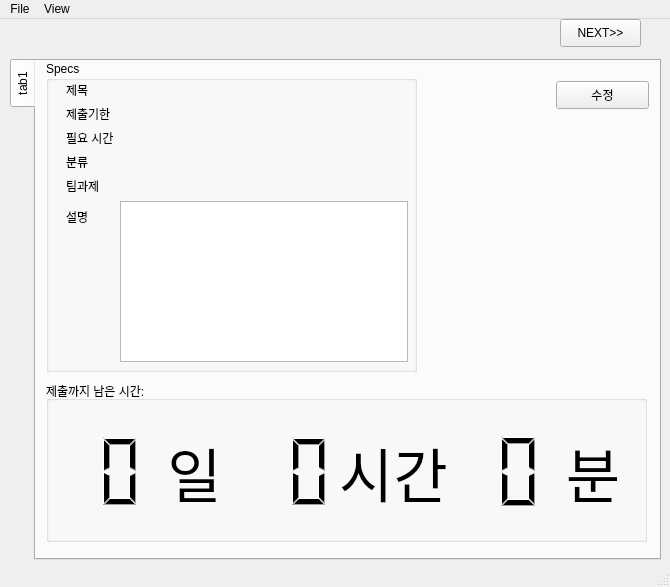
<?xml version="1.0" encoding="UTF-8"?>
<ui version="4.0">
 <class>MainWindow</class>
 <widget class="QMainWindow" name="MainWindow">
  <property name="geometry">
   <rect>
    <x>0</x>
    <y>0</y>
    <width>670</width>
    <height>587</height>
   </rect>
  </property>
  <property name="minimumSize">
   <size>
    <width>670</width>
    <height>400</height>
   </size>
  </property>
  <property name="maximumSize">
   <size>
    <width>670</width>
    <height>800</height>
   </size>
  </property>
  <property name="windowTitle">
   <string>과제독촉기</string>
  </property>
  <property name="documentMode">
   <bool>false</bool>
  </property>
  <property name="tabShape">
   <enum>QTabWidget::Triangular</enum>
  </property>
  <property name="dockNestingEnabled">
   <bool>false</bool>
  </property>
  <property name="dockOptions">
   <set>QMainWindow::AnimatedDocks</set>
  </property>
  <property name="unifiedTitleAndToolBarOnMac">
   <bool>false</bool>
  </property>
  <widget class="QWidget" name="centralwidget">
   <widget class="QStackedWidget" name="stackedWidget">
    <property name="geometry">
     <rect>
      <x>0</x>
      <y>30</y>
      <width>671</width>
      <height>511</height>
     </rect>
    </property>
    <property name="currentIndex">
     <number>1</number>
    </property>
    <widget class="QWidget" name="page">
     <widget class="QFrame" name="frame">
      <property name="geometry">
       <rect>
        <x>0</x>
        <y>10</y>
        <width>661</width>
        <height>501</height>
       </rect>
      </property>
      <property name="frameShape">
       <enum>QFrame::StyledPanel</enum>
      </property>
      <property name="frameShadow">
       <enum>QFrame::Raised</enum>
      </property>
      <widget class="QTableWidget" name="taskTable">
       <property name="geometry">
        <rect>
         <x>10</x>
         <y>10</y>
         <width>531</width>
         <height>476</height>
        </rect>
       </property>
       <property name="minimumSize">
        <size>
         <width>0</width>
         <height>0</height>
        </size>
       </property>
       <property name="editTriggers">
        <set>QAbstractItemView::NoEditTriggers</set>
       </property>
       <property name="dragDropMode">
        <enum>QAbstractItemView::NoDragDrop</enum>
       </property>
       <property name="selectionBehavior">
        <enum>QAbstractItemView::SelectRows</enum>
       </property>
       <property name="showGrid">
        <bool>true</bool>
       </property>
       <property name="sortingEnabled">
        <bool>false</bool>
       </property>
       <property name="wordWrap">
        <bool>false</bool>
       </property>
       <property name="cornerButtonEnabled">
        <bool>true</bool>
       </property>
       <property name="rowCount">
        <number>23</number>
       </property>
       <property name="columnCount">
        <number>4</number>
       </property>
       <attribute name="horizontalHeaderCascadingSectionResizes">
        <bool>true</bool>
       </attribute>
       <attribute name="horizontalHeaderDefaultSectionSize">
        <number>120</number>
       </attribute>
       <row/>
       <row/>
       <row/>
       <row/>
       <row/>
       <row/>
       <row/>
       <row/>
       <row/>
       <row/>
       <row/>
       <row/>
       <row/>
       <row/>
       <row/>
       <row/>
       <row/>
       <row/>
       <row/>
       <row/>
       <row/>
       <row/>
       <row/>
       <column>
        <property name="text">
         <string>이름</string>
        </property>
        <property name="textAlignment">
         <set>AlignCenter</set>
        </property>
       </column>
       <column>
        <property name="text">
         <string>제출기한</string>
        </property>
        <property name="textAlignment">
         <set>AlignCenter</set>
        </property>
       </column>
       <column>
        <property name="text">
         <string>필요시간</string>
        </property>
        <property name="textAlignment">
         <set>AlignCenter</set>
        </property>
       </column>
       <column>
        <property name="text">
         <string>분류</string>
        </property>
        <property name="textAlignment">
         <set>AlignCenter</set>
        </property>
       </column>
      </widget>
      <widget class="QPushButton" name="delButton">
       <property name="geometry">
        <rect>
         <x>550</x>
         <y>60</y>
         <width>93</width>
         <height>28</height>
        </rect>
       </property>
       <property name="text">
        <string>삭제</string>
       </property>
      </widget>
      <widget class="QPushButton" name="addButton">
       <property name="geometry">
        <rect>
         <x>550</x>
         <y>20</y>
         <width>93</width>
         <height>28</height>
        </rect>
       </property>
       <property name="text">
        <string>추가</string>
       </property>
      </widget>
     </widget>
    </widget>
    <widget class="QWidget" name="page_2">
     <widget class="QTabWidget" name="taskTabs">
      <property name="geometry">
       <rect>
        <x>10</x>
        <y>10</y>
        <width>651</width>
        <height>501</height>
       </rect>
      </property>
      <property name="minimumSize">
       <size>
        <width>651</width>
        <height>501</height>
       </size>
      </property>
      <property name="maximumSize">
       <size>
        <width>651</width>
        <height>501</height>
       </size>
      </property>
      <property name="tabPosition">
       <enum>QTabWidget::West</enum>
      </property>
      <property name="tabShape">
       <enum>QTabWidget::Rounded</enum>
      </property>
      <property name="currentIndex">
       <number>0</number>
      </property>
      <property name="elideMode">
       <enum>Qt::ElideNone</enum>
      </property>
      <property name="documentMode">
       <bool>false</bool>
      </property>
      <property name="tabsClosable">
       <bool>false</bool>
      </property>
      <property name="movable">
       <bool>true</bool>
      </property>
      <property name="tabBarAutoHide">
       <bool>false</bool>
      </property>
      <widget class="QWidget" name="tab">
       <attribute name="title">
        <string>tab1</string>
       </attribute>
       <widget class="QGroupBox" name="taskSpec">
        <property name="geometry">
         <rect>
          <x>10</x>
          <y>0</y>
          <width>371</width>
          <height>311</height>
         </rect>
        </property>
        <property name="title">
         <string>Specs</string>
        </property>
        <widget class="QWidget" name="formLayoutWidget">
         <property name="geometry">
          <rect>
           <x>20</x>
           <y>20</y>
           <width>342</width>
           <height>281</height>
          </rect>
         </property>
         <layout class="QFormLayout" name="formLayout">
          <item row="1" column="0">
           <widget class="QLabel" name="label">
            <property name="text">
             <string>제목</string>
            </property>
           </widget>
          </item>
          <item row="1" column="1">
           <widget class="QLabel" name="lbl_Label">
            <property name="text">
             <string/>
            </property>
            <property name="alignment">
             <set>Qt::AlignCenter</set>
            </property>
           </widget>
          </item>
          <item row="2" column="0">
           <widget class="QLabel" name="deadline">
            <property name="text">
             <string>제출기한</string>
            </property>
           </widget>
          </item>
          <item row="3" column="0">
           <widget class="QLabel" name="require">
            <property name="text">
             <string>필요 시간</string>
            </property>
           </widget>
          </item>
          <item row="4" column="0">
           <widget class="QLabel" name="type">
            <property name="text">
             <string>분류</string>
            </property>
           </widget>
          </item>
          <item row="5" column="0">
           <widget class="QLabel" name="co_work">
            <property name="text">
             <string>팀과제</string>
            </property>
           </widget>
          </item>
          <item row="6" column="0">
           <widget class="QLabel" name="description">
            <property name="text">
             <string>설명</string>
            </property>
           </widget>
          </item>
          <item row="2" column="1">
           <widget class="QLabel" name="lbl_Deadline">
            <property name="text">
             <string/>
            </property>
            <property name="alignment">
             <set>Qt::AlignCenter</set>
            </property>
           </widget>
          </item>
          <item row="6" column="1">
           <widget class="QTextBrowser" name="browse_description"/>
          </item>
          <item row="3" column="1">
           <widget class="QLabel" name="lbl_ReqTime">
            <property name="text">
             <string/>
            </property>
            <property name="alignment">
             <set>Qt::AlignCenter</set>
            </property>
           </widget>
          </item>
          <item row="4" column="1">
           <widget class="QLabel" name="lbl_Type">
            <property name="text">
             <string/>
            </property>
            <property name="alignment">
             <set>Qt::AlignCenter</set>
            </property>
           </widget>
          </item>
          <item row="5" column="1">
           <widget class="QLabel" name="lbl_CoWork">
            <property name="text">
             <string/>
            </property>
            <property name="alignment">
             <set>Qt::AlignCenter</set>
            </property>
           </widget>
          </item>
         </layout>
        </widget>
       </widget>
       <widget class="QGroupBox" name="remainTime">
        <property name="geometry">
         <rect>
          <x>10</x>
          <y>320</y>
          <width>601</width>
          <height>161</height>
         </rect>
        </property>
        <property name="title">
         <string>제출까지 남은 시간:</string>
        </property>
        <widget class="QWidget" name="horizontalLayoutWidget">
         <property name="geometry">
          <rect>
           <x>10</x>
           <y>30</y>
           <width>581</width>
           <height>121</height>
          </rect>
         </property>
         <layout class="QHBoxLayout" name="horizontalLayout">
          <item>
           <widget class="QLCDNumber" name="lcd_Day">
            <property name="frameShape">
             <enum>QFrame::NoFrame</enum>
            </property>
            <property name="frameShadow">
             <enum>QFrame::Raised</enum>
            </property>
            <property name="smallDecimalPoint">
             <bool>false</bool>
            </property>
            <property name="digitCount">
             <number>2</number>
            </property>
            <property name="segmentStyle">
             <enum>QLCDNumber::Filled</enum>
            </property>
            <property name="value" stdset="0">
             <double>0.000000000000000</double>
            </property>
           </widget>
          </item>
          <item>
           <widget class="QLabel" name="label_day">
            <property name="font">
             <font>
              <pointsize>44</pointsize>
             </font>
            </property>
            <property name="text">
             <string>일</string>
            </property>
            <property name="scaledContents">
             <bool>false</bool>
            </property>
            <property name="alignment">
             <set>Qt::AlignCenter</set>
            </property>
            <property name="wordWrap">
             <bool>false</bool>
            </property>
           </widget>
          </item>
          <item>
           <widget class="QLCDNumber" name="lcd_Hour">
            <property name="frameShape">
             <enum>QFrame::NoFrame</enum>
            </property>
            <property name="frameShadow">
             <enum>QFrame::Raised</enum>
            </property>
            <property name="smallDecimalPoint">
             <bool>false</bool>
            </property>
            <property name="digitCount">
             <number>2</number>
            </property>
            <property name="segmentStyle">
             <enum>QLCDNumber::Filled</enum>
            </property>
            <property name="value" stdset="0">
             <double>0.000000000000000</double>
            </property>
           </widget>
          </item>
          <item>
           <widget class="QLabel" name="label_hour">
            <property name="font">
             <font>
              <pointsize>44</pointsize>
             </font>
            </property>
            <property name="text">
             <string>시간</string>
            </property>
            <property name="scaledContents">
             <bool>false</bool>
            </property>
            <property name="alignment">
             <set>Qt::AlignCenter</set>
            </property>
            <property name="wordWrap">
             <bool>false</bool>
            </property>
           </widget>
          </item>
          <item>
           <widget class="QLCDNumber" name="lcd_Min">
            <property name="frameShape">
             <enum>QFrame::NoFrame</enum>
            </property>
            <property name="frameShadow">
             <enum>QFrame::Raised</enum>
            </property>
            <property name="smallDecimalPoint">
             <bool>false</bool>
            </property>
            <property name="digitCount">
             <number>2</number>
            </property>
            <property name="segmentStyle">
             <enum>QLCDNumber::Filled</enum>
            </property>
            <property name="value" stdset="0">
             <double>0.000000000000000</double>
            </property>
           </widget>
          </item>
          <item>
           <widget class="QLabel" name="label_min">
            <property name="font">
             <font>
              <pointsize>44</pointsize>
             </font>
            </property>
            <property name="text">
             <string>분</string>
            </property>
            <property name="scaledContents">
             <bool>false</bool>
            </property>
            <property name="alignment">
             <set>Qt::AlignCenter</set>
            </property>
            <property name="wordWrap">
             <bool>false</bool>
            </property>
           </widget>
          </item>
         </layout>
        </widget>
       </widget>
       <widget class="QPushButton" name="btn_edit">
        <property name="geometry">
         <rect>
          <x>520</x>
          <y>20</y>
          <width>93</width>
          <height>28</height>
         </rect>
        </property>
        <property name="text">
         <string>수정</string>
        </property>
       </widget>
      </widget>
     </widget>
    </widget>
   </widget>
   <widget class="QPushButton" name="btn_nextPage">
    <property name="geometry">
     <rect>
      <x>560</x>
      <y>0</y>
      <width>81</width>
      <height>28</height>
     </rect>
    </property>
    <property name="text">
     <string>NEXT&gt;&gt;</string>
    </property>
   </widget>
  </widget>
  <widget class="QStatusBar" name="statusBar"/>
  <widget class="QMenuBar" name="menubar">
   <property name="geometry">
    <rect>
     <x>0</x>
     <y>0</y>
     <width>670</width>
     <height>26</height>
    </rect>
   </property>
   <widget class="QMenu" name="filemenu">
    <property name="title">
     <string>File</string>
    </property>
    <addaction name="actionSave"/>
   </widget>
   <widget class="QMenu" name="viewmenu">
    <property name="title">
     <string>View</string>
    </property>
    <addaction name="viewCoWork"/>
   </widget>
   <addaction name="filemenu"/>
   <addaction name="viewmenu"/>
  </widget>
  <action name="actionSave">
   <property name="icon">
    <iconset>
     <normaloff>../data/images/save.png</normaloff>../data/images/save.png</iconset>
   </property>
   <property name="text">
    <string>Save</string>
   </property>
   <property name="shortcut">
    <string>Ctrl+S</string>
   </property>
  </action>
  <action name="viewCoWork">
   <property name="checkable">
    <bool>true</bool>
   </property>
   <property name="text">
    <string>CoWork Only</string>
   </property>
  </action>
 </widget>
 <resources/>
 <connections/>
</ui>
